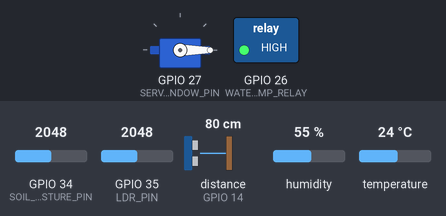
The sketch below on a simulated ESP32. On the bench: servo, switched loads named in the sketch (green lamp = pin HIGH). Wiring (inferred from the names in the program): ultrasonic range finder: trigger GPIO 12; echo GPIO 14. The test bench sets the inputs (shaded band); at power-on: temperature 24 °C, GPIO 34 (SOIL_MOISTURE_PIN) = 2048, GPIO 35 (LDR_PIN) = 2048, distance to the obstacle (sensor on GPIO 14) 80 cm, humidity 55 %. The echo pulse lasts 58.3 µs per cm; WiFi joins after 1.5 s; servers stay silent unless stated; uploads are accepted with an empty reply; pins used as bus, display or sensor lines are not drawn; what the sketch prints to the serial monitor is not drawn.

Above: at 3.7 s.
3.8 s: temperature set to 34 °C
10.5 s: temperature set to 37 °C
At 16.8 s:
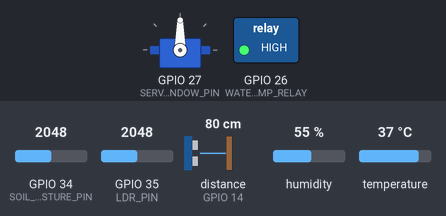
17.2 s: GPIO 34 (SOIL_MOISTURE_PIN) set to 529
26.9 s: GPIO 34 (SOIL_MOISTURE_PIN) set to 453
At 31.2 s:
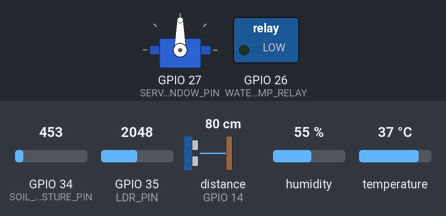
33.6 s: temperature set to 12 °C
At 37.0 s:
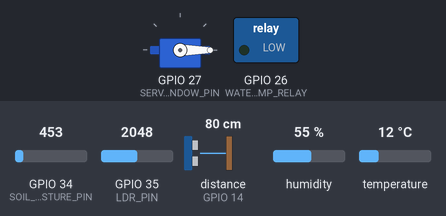
Timing chart, 0 to 38.5 s (numbered marks = the images above; inputs shaded):
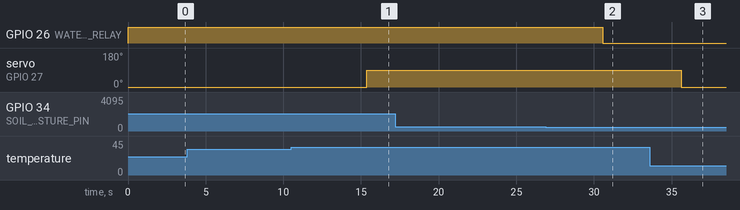

Measured:
- the behaviour switches between 35 and 36 °C on temperature (found by bisection; images 0 and 1)
- the behaviour switches between 500 and 499 on GPIO 34 (SOIL_MOISTURE_PIN) (found by bisection; images 1 and 2)
- after the input at 3.8 s, every drawn part: stays the same
- after the input at 10.5 s, servo on GPIO 27 (SERVO_WINDOW_PIN): 0° → 90° after 4.9 s
- after the input at 17.2 s, every drawn part: stays the same
- after the input at 26.9 s, GPIO 26 (WATER_PUMP_RELAY): HIGH → LOW after 3.7 s
- after the input at 33.6 s, servo on GPIO 27 (SERVO_WINDOW_PIN): 90° → 0° after 2.0 s

The sketch:

greenhouse_controller_simple.ino
```cpp
/*
 * Smart Greenhouse IoT Controller - Simplified Version
 * ESP32-based system for monitoring and controlling greenhouse environment
 * No external library dependencies except WiFi, HTTPClient, DHT, and Servo
 *
 * Sensors: DHT11, Soil Moisture, LDR, Ultrasonic
 * Actuators: Water Pump, Servo Window Control
 */

#include <WiFi.h>
#include <HTTPClient.h>
#include <DHT.h>
#include <ESP32Servo.h>

// ===========================================
// CONFIGURATION
// ===========================================

// Wi-Fi credentials
const char* ssid = "Holdrine";
const char* password = "@Holdrine";

// Backend server configuration
const char* serverURL = "http://10.139.38.63:5000/api/iot";
const char* deviceId = "ESP32_GREENHOUSE_001";

// Sensor pin definitions
#define DHT_PIN           4
#define DHT_TYPE          DHT11
#define SOIL_MOISTURE_PIN 34    // Analog pin
#define LDR_PIN           35    // Analog pin
#define ULTRASONIC_TRIG   12
#define ULTRASONIC_ECHO   14

// Actuator pin definitions
#define WATER_PUMP_RELAY  26
#define SERVO_WINDOW_PIN  27

// Operational thresholds
#define SOIL_MOISTURE_THRESHOLD  500   // Below this = dry soil
#define LIGHT_THRESHOLD         2000   // Below this = low light
#define WATER_LEVEL_MIN           10   // Minimum water level (cm)
#define TEMP_MAX                  35   // Maximum temperature (°C)

// Timing constants
#define SENSOR_READ_INTERVAL     5000  // 5 seconds
#define SERVER_SEND_INTERVAL    15000  // 15 seconds
#define PUMP_MIN_RUN_TIME        5000  // Minimum pump run time

// ===========================================
// GLOBAL VARIABLES
// ===========================================

DHT dht(DHT_PIN, DHT_TYPE);
Servo windowServo;

// Timing variables
unsigned long lastSensorRead = 0;
unsigned long lastServerSend = 0;
unsigned long pumpStartTime = 0;

// Sensor data
float temperature = 0;
float humidity = 0;
int soilMoisture = 0;
int lightLevel = 0;
int waterLevel = 0;

// Device states
bool pumpRunning = false;
bool windowOpen = false;

// ===========================================
// SETUP
// ===========================================

void setup() {
  Serial.begin(115200);
  Serial.println("\n=== 🌱 Smart Greenhouse Controller Starting ===");

  // Initialize sensors
  dht.begin();
  pinMode(ULTRASONIC_TRIG, OUTPUT);
  pinMode(ULTRASONIC_ECHO, INPUT);

  // Initialize actuators
  pinMode(WATER_PUMP_RELAY, OUTPUT);
  digitalWrite(WATER_PUMP_RELAY, HIGH); // Relay OFF (active low)

  windowServo.attach(SERVO_WINDOW_PIN);
  windowServo.write(0); // Start with window closed
  delay(500);

  // Connect to WiFi
  connectToWiFi();

  Serial.println("=== ✅ Setup Complete ===\n");
}

// ===========================================
// MAIN LOOP
// ===========================================

void loop() {
  unsigned long currentTime = millis();

  // Read sensors at regular intervals
  if (currentTime - lastSensorRead >= SENSOR_READ_INTERVAL) {
    readAllSensors();
    printSensorData();
    controlActuators();
    lastSensorRead = currentTime;
  }

  // Send to server less frequently
  if (currentTime - lastServerSend >= SERVER_SEND_INTERVAL) {
    sendDataToServer();
    lastServerSend = currentTime;
  }

  // Handle minimum pump run time
  handlePumpControl(currentTime);

  delay(100);
}

// ===========================================
// SENSOR FUNCTIONS
// ===========================================

void readAllSensors() {
  // Read DHT11 sensor
  temperature = dht.readTemperature();
  humidity = dht.readHumidity();

  // Read analog sensors
  soilMoisture = analogRead(SOIL_MOISTURE_PIN);
  lightLevel = analogRead(LDR_PIN);

  // Read ultrasonic sensor
  waterLevel = readUltrasonicDistance();

  // Validate readings
  if (isnan(temperature)) temperature = -999;
  if (isnan(humidity)) humidity = -999;
  if (waterLevel < 0) waterLevel = -999;
}

int readUltrasonicDistance() {
  // Trigger pulse
  digitalWrite(ULTRASONIC_TRIG, LOW);
  delayMicroseconds(2);
  digitalWrite(ULTRASONIC_TRIG, HIGH);
  delayMicroseconds(10);
  digitalWrite(ULTRASONIC_TRIG, LOW);

  // Read echo pulse
  long duration = pulseIn(ULTRASONIC_ECHO, HIGH, 30000); // 30ms timeout

  if (duration == 0) {
    return -1;
  }

  // Convert to distance (cm)
  return duration * 0.034 / 2;
}

// ===========================================
// ACTUATOR CONTROL
// ===========================================

void controlActuators() {
  // Auto water pump control based on soil moisture
  if (soilMoisture < SOIL_MOISTURE_THRESHOLD && !pumpRunning) {
    startWaterPump();
  }

  // Auto window control based on temperature and light
  bool shouldOpenWindow = (temperature > TEMP_MAX && temperature != -999) ||
                          (lightLevel < LIGHT_THRESHOLD);

  if (shouldOpenWindow && !windowOpen) {
    openWindow();
  } else if (!shouldOpenWindow && windowOpen) {
    closeWindow();
  }
}

void startWaterPump() {
  Serial.println("💧 Starting water pump");
  digitalWrite(WATER_PUMP_RELAY, LOW); // Turn ON (active low)
  pumpRunning = true;
  pumpStartTime = millis();
}

void stopWaterPump() {
  Serial.println("💧 Stopping water pump");
  digitalWrite(WATER_PUMP_RELAY, HIGH); // Turn OFF
  pumpRunning = false;
}

void handlePumpControl(unsigned long currentTime) {
  if (pumpRunning && (currentTime - pumpStartTime >= PUMP_MIN_RUN_TIME)) {
    int currentMoisture = analogRead(SOIL_MOISTURE_PIN);
    if (currentMoisture >= SOIL_MOISTURE_THRESHOLD) {
      stopWaterPump();
    }
  }
}

void openWindow() {
  Serial.println("🪟 Opening window");
  windowServo.write(90);
  windowOpen = true;
  delay(500);
}

void closeWindow() {
  Serial.println("🪟 Closing window");
  windowServo.write(0);
  windowOpen = false;
  delay(500);
}

// ===========================================
// COMMUNICATION FUNCTIONS
// ===========================================

void connectToWiFi() {
  Serial.print("🌐 Connecting to WiFi: ");
  Serial.println(ssid);

  WiFi.begin(ssid, password);

  int attempts = 0;
  while (WiFi.status() != WL_CONNECTED && attempts < 20) {
    delay(1000);
    Serial.print(".");
    attempts++;
  }

  if (WiFi.status() == WL_CONNECTED) {
    Serial.println("\n✅ WiFi connected!");
    Serial.print("📍 IP address: ");
    Serial.println(WiFi.localIP());
  } else {
    Serial.println("\n❌ WiFi connection failed!");
  }
}

void sendDataToServer() {
  if (WiFi.status() != WL_CONNECTED) {
    Serial.println("❌ WiFi not connected, skipping server update");
    return;
  }

  HTTPClient http;
  http.begin(serverURL);
  http.addHeader("Content-Type", "application/json");

  // Create JSON payload manually (no ArduinoJson library needed)
  String jsonPayload = "{";
  jsonPayload += "\"deviceId\":\"" + String(deviceId) + "\",";
  jsonPayload += "\"timestamp\":" + String(millis()) + ",";
  jsonPayload += "\"sensors\":{";
  jsonPayload += "\"temperature\":" + String(temperature, 2) + ",";
  jsonPayload += "\"humidity\":" + String(humidity, 2) + ",";
  jsonPayload += "\"soilMoisture\":" + String(soilMoisture) + ",";
  jsonPayload += "\"lightLevel\":" + String(lightLevel) + ",";
  jsonPayload += "\"waterLevel\":" + String(waterLevel);
  jsonPayload += "},";
  jsonPayload += "\"actuators\":{";
  jsonPayload += "\"waterPump\":" + String(pumpRunning ? "true" : "false") + ",";
  jsonPayload += "\"window\":" + String(windowOpen ? "true" : "false");
  jsonPayload += "},";
  jsonPayload += "\"status\":{";
  jsonPayload += "\"wifiSignal\":" + String(WiFi.RSSI()) + ",";
  jsonPayload += "\"uptime\":" + String(millis() / 1000);
  jsonPayload += "}";
  jsonPayload += "}";

  Serial.println("📤 Sending data to server...");
  Serial.println(jsonPayload);

  int httpResponseCode = http.POST(jsonPayload);

  if (httpResponseCode > 0) {
    String response = http.getString();
    Serial.printf("✅ Server response: %d\n", httpResponseCode);

    if (httpResponseCode == 200) {
      handleServerResponse(response);
    }
  } else {
    Serial.printf("❌ HTTP error: %d\n", httpResponseCode);
  }

  http.end();
}

void handleServerResponse(String response) {
  Serial.println("📥 Server response: " + response);

  // Simple JSON parsing for commands (basic string search)
  if (response.indexOf("\"waterPump\":true") > 0 && !pumpRunning) {
    startWaterPump();
    Serial.println("🔄 Remote command: Start water pump");
  } else if (response.indexOf("\"waterPump\":false") > 0 && pumpRunning) {
    stopWaterPump();
    Serial.println("🔄 Remote command: Stop water pump");
  }

  if (response.indexOf("\"window\":true") > 0 && !windowOpen) {
    openWindow();
    Serial.println("🔄 Remote command: Open window");
  } else if (response.indexOf("\"window\":false") > 0 && windowOpen) {
    closeWindow();
    Serial.println("🔄 Remote command: Close window");
  }
}

// ===========================================
// UTILITY FUNCTIONS
// ===========================================

void printSensorData() {
  Serial.println("\n==== 📊 Sensor Readings ====");
  if (temperature != -999) {
    Serial.printf("🌡️  Temperature: %.2f°C\n", temperature);
  } else {
    Serial.println("🌡️  Temperature: ERROR");
  }

  if (humidity != -999) {
    Serial.printf("💧 Humidity: %.2f%%\n", humidity);
  } else {
    Serial.println("💧 Humidity: ERROR");
  }

  Serial.printf("🌱 Soil Moisture: %d\n", soilMoisture);
  Serial.printf("☀️  Light Level: %d\n", lightLevel);

  if (waterLevel != -999) {
    Serial.printf("🚰 Water Level: %d cm\n", waterLevel);
  } else {
    Serial.println("🚰 Water Level: ERROR");
  }

  Serial.println("\n==== 🔧 Actuator Status ====");
  Serial.printf("💧 Water Pump: %s\n", pumpRunning ? "ON" : "OFF");
  Serial.printf("🪟 Window: %s\n", windowOpen ? "OPEN" : "CLOSED");

  Serial.printf("📶 WiFi Signal: %d dBm\n", WiFi.RSSI());
  Serial.printf("⏱️  Uptime: %lu seconds\n", millis() / 1000);
  Serial.println("========================\n");
}
```
